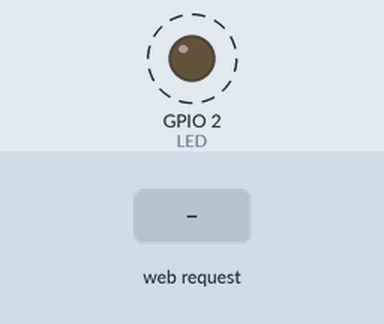
Bench run of a sketch on a simulated ESP8266 (NodeMCU). Shown: output pins drawn as LEDs (lit = HIGH). Dashed ring = blinking. Inputs (shaded band) come from the test bench. WiFi joins after 1.5 s; servers stay silent unless stated; what the sketch prints to the serial monitor is not drawn.

Above: at 6.8 s.
6.9 s: HTTP request GET /LED=D received
Timing chart, 0 to 16.4 s (numbered marks = the images above; inputs shaded):
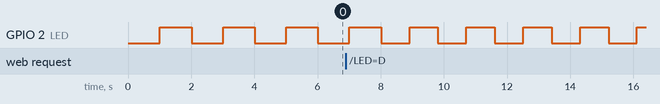

Measured:
- by itself, GPIO 2 (LED): alternates HIGH for 0.90 s and LOW for 0.90 s

The sketch:

PaginaLeds.ino
```cpp
#include <ESP8266WiFi.h>
#define LED 02

const char* ssid = "Red";
const char* password = "";
IPAddress ip(192,168,1,222);
IPAddress gateway(192,168,1,1);
IPAddress subnet(255,255,255,0);
int Delay = 1000;
WiFiServer Servidor(80);

void setup() {
    Serial.begin(115200);
    delay(10);
    pinMode(LED, OUTPUT);
    digitalWrite(LED, LOW);
    WiFi.begin(ssid, password);
    WiFi.config(ip, gateway, subnet);
    Servidor.begin();
}

void loop() {

    digitalWrite(LED,LOW);
    delay(Delay);
    digitalWrite(LED,HIGH);
    delay(Delay);
    WiFiClient Cliente = Servidor.available();
    if( !Cliente ) return;

    Serial.println("Nuevo Cliente encontrado");
    while(!Cliente.available()) delay(1);
    String resp = Cliente.readStringUntil('\r');
    Cliente.flush();
    int valor = digitalRead(LED);

    if(resp.indexOf("/LED=D") != -1){
        Delay = Delay - 100;
    }
    if(resp.indexOf("/LED=A") != -1){
        Delay = Delay + 100;
    }

    Cliente.println("HTTP/1.1 200 OK");
    Cliente.println("Content-Type: text/html");
    Cliente.println("");
    Cliente.println("<!DOCTYPE HTML>");
    Cliente.println("<html>");
    Cliente.println("Parpadeo: ");
    Cliente.println("<a href=\"/LED=A\"\"><button>Aumentar</button></a><br />");
    Cliente.println("<a href=\"/LED=D\"\"><button>Disminuir</button></a>");
    Cliente.println("</html>");


    delay(1);
}
```
